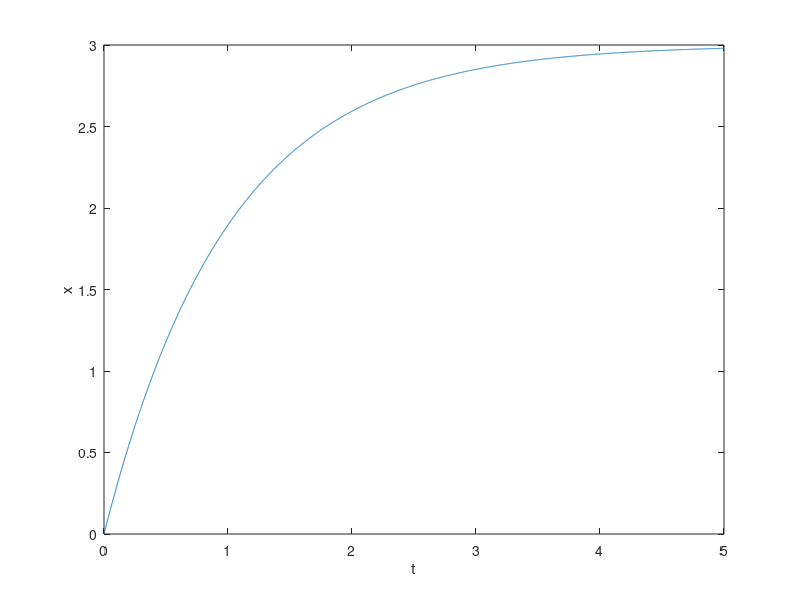

Here is the MATLAB script that generated this plot:
function ode1()

% SOLVE  dx/dt = -3 exp(-t).  
% initial conditions: x(0) = 0

t=0:0.001:5;   % time scalex
initial_x=0;

[t,x]=ode45( @rhs, t, initial_x);

plot(t,x);
xlabel('t'); ylabel('x');

    function dxdt=rhs(t,x)
        dxdt = 3*exp(-t);
    end
end